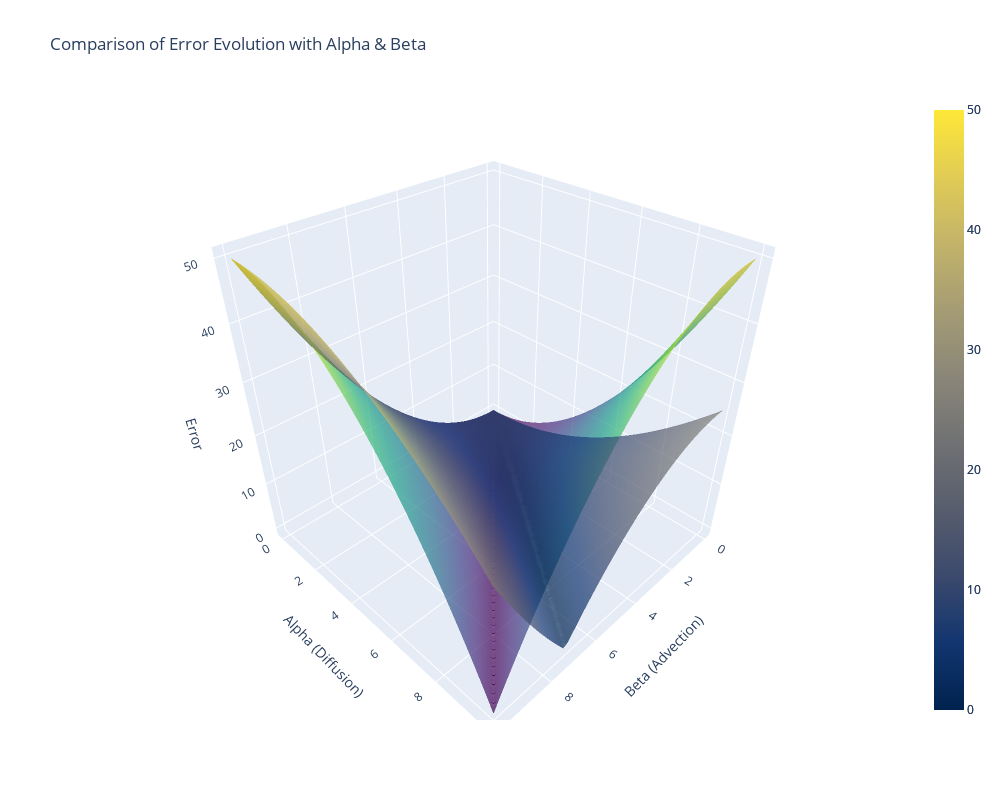

Notebook code cell kept with this figure:
### Markdown cell above
We see that the error is still poportional to first order but with a improvement to diffusion (over 4 instead of 2)

### Code cell
import numpy as np
import plotly.graph_objects as go

BTCS_DA_error_function = smp.lambdify((alpha, beta), smp.Abs(BTCS_DA_error.coeff(Dt, 1)), 'numpy')
BTCS_DAD_error_function = smp.lambdify((alpha, beta), smp.Abs(BTCS_DAD_error.coeff(Dt, 1)), 'numpy')
BTCS_error_function = smp.lambdify((alpha, beta), smp.Abs(E.coeff(Dt, 1)), 'numpy')

# Define range of alpha and beta
alpha_vals = np.linspace(0, 10, 50)
beta_vals = np.linspace(0, 10, 50)
Alpha, Beta = np.meshgrid(alpha_vals, beta_vals)


# Create the 3D surface plot using Plotly
Error1 = BTCS_DA_error_function(Alpha, Beta)
Error2 = BTCS_DAD_error_function(Alpha, Beta)
Error = BTCS_error_function(Alpha, Beta)

# Create the 3D plot with two surfaces
fig = go.Figure()

# Add the first surface
fig.add_trace(go.Surface(z=Error1, y=Alpha, x=Beta, colorscale='Viridis', opacity=0.7, name='DA'))

# Add the second surface
fig.add_trace(go.Surface(z=Error2, y=Alpha, x=Beta, colorscale='Cividis', opacity=0.7, name='DAD'))
#fig.add_trace(go.Surface(z=Error, y=Alpha, x=Beta, colorscale='Greys', opacity=0.7, name='No split'))

# Update layout for better visualization
fig.update_layout(
    title='Comparison of Error Evolution with Alpha & Beta',
    scene=dict(
        yaxis_title='Alpha (Diffusion)',
        xaxis_title='Beta (Advection)',
        zaxis_title='Error'
    ),
        autosize=True,
    height=800,  # Adjust height to make the view larger
    width=1000,  # Adjust width to make the view larger
)

# Show the interactive plot
fig.show()

### Figure 1 — Plotly figure (JSON) as saved in the notebook; plotly's stock layout.template omitted (floating-point values rounded to 4 significant figures; data arrays with more than 128 entries replaced by an {"elided": "..."} marker saying what was removed)
{"data": [{"colorscale": [[0, "#440154"], [0.1111, "#482878"], [0.2222, "#3e4989"], [0.3333, "#31688e"], [0.4444, "#26828e"], [0.5556, "#1f9e89"], [0.6667, "#35b779"], [0.7778, "#6ece58"], [0.8889, "#b5de2b"], [1, "#fde725"]], "name": "DA", "opacity": 0.7, "type": "surface", "x": {"elided": "50x50 float values"}, "y": {"elided": "50x50 float values"}, "z": {"elided": "50x50 float values"}}, {"colorscale": [[0, "#00224e"], [0.1111, "#123570"], [0.2222, "#3b496c"], [0.3333, "#575d6d"], [0.4444, "#707173"], [0.5556, "#8a8678"], [0.6667, "#a59c74"], [0.7778, "#c3b369"], [0.8889, "#e1cc55"], [1, "#fee838"]], "name": "DAD", "opacity": 0.7, "type": "surface", "x": {"elided": "50x50 float values"}, "y": {"elided": "50x50 float values"}, "z": {"elided": "50x50 float values"}}], "layout": {"autosize": true, "height": 800, "scene": {"aspectmode": "auto", "aspectratio": {"x": 1, "y": 1, "z": 1}, "xaxis": {"title": {"text": "Beta (Advection)"}, "type": "linear"}, "yaxis": {"title": {"text": "Alpha (Diffusion)"}, "type": "linear"}, "zaxis": {"title": {"text": "Error"}, "type": "linear"}}, "title": {"text": "Comparison of Error Evolution with Alpha & Beta"}, "width": 1000}}
